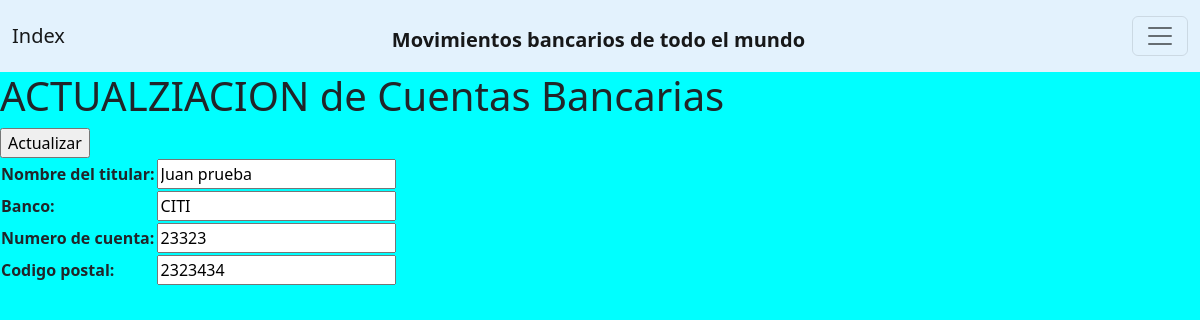
/cuenta/cuentas-update/14/, run on an earlier commit of the app's database.
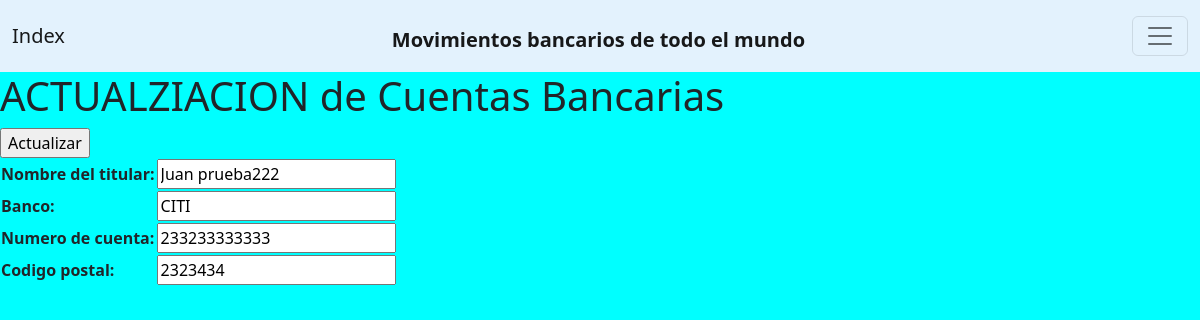
And on a later commit of the database.
### cuenta/models.py (models this page shows)
class Cuenta(models.Model):
    CONDITION_CHOICES= (
        ("CITI","CITI"),
        ("SANTANDER","SANTANDER"),
        ("BBVA","BBVA"),
    )
    Nombre_del_titular=models.CharField(max_length=35)
    Banco=models.CharField(max_length=30, choices=CONDITION_CHOICES)
    Numero_de_cuenta=models.BigIntegerField()
    Codigo_Postal=models.BigIntegerField()
    is_active=models.BooleanField(default=True)

### cuenta/views.py (the view, shortened to what this page needs)
def cuentas_update(request, id):
    Count =Cuenta.objects.get(id=id)
    if request.method=="GET":
        context={
            'form':CuentaForm(
                initial={
                    "Nombre_del_titular":Count.Nombre_del_titular,
                    "Banco":Count.Banco,
                    "Numero_de_cuenta":Count.Numero_de_cuenta,
                    "Codigo_Postal":Count.Codigo_Postal,
                }
            )
        }
        return render (request,"cuentaUpdate.html",context=context)

### cuenta/forms.py
class CuentaForm(forms.Form):
    Nombre_del_titular=forms.CharField(max_length=35)
    Banco=forms.CharField(max_length=30)
    Numero_de_cuenta=forms.IntegerField()
    Codigo_Postal=forms.IntegerField()

### dinero/templates/cuentaUpdate.html (shortened to what this page needs)
{% extends "base.html" %}
{% block content %}
<h1> ACTUALZIACION de Cuentas Bancarias</h1>
<table>
{% if form%}
<form action="" method="POST">
    {{form}}
<input type="submit" value="Actualizar">
</form>
</table>
{% endif%}
{% endblock %}

What changed in the data, as far as the page shows it:
changed Cuenta "CITI": Nombre_del_titular "Juan prueba" → "Juan prueba222"; Numero_de_cuenta "23323" → "233233333333"
